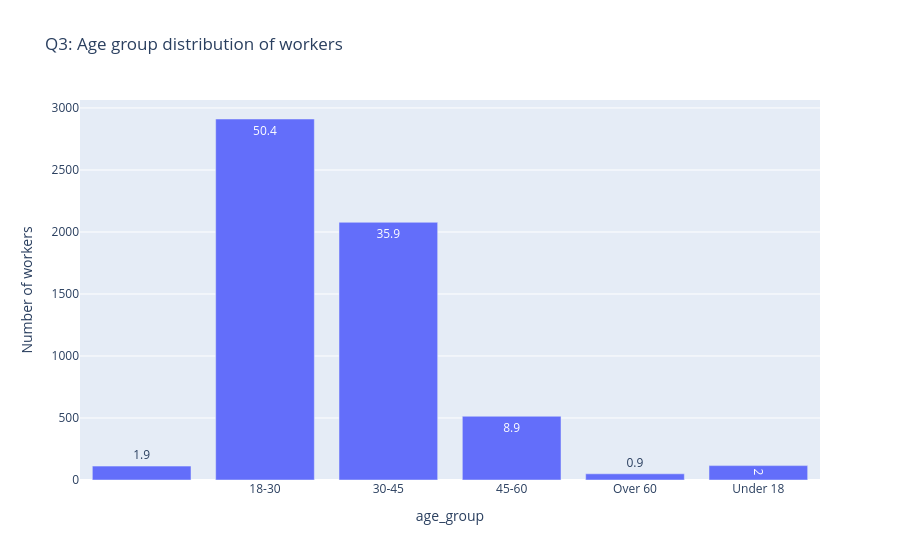

Write notebook code for a chart like this one.
### Markdown cell above
- **Q2.** What is the distribution of the workers by first language?

- The distribution of the workers by first language is very predominantly people whose first language is NOT english, with 81.5% (4713 of 5781) whose first language is not english and only 18.5% (1068 of 5781) whose first lanuage is english. This is also important as people who's first language isn't english may have difficulty picking up on slang, sarcasm, or nuanced language which could potentially prevent them from classifying something as toxic, at the same time this could be the reason they DO mark something as toxic, misreading the underlying intent. It is interesting that though the wikipedia data the workers analyze is in english, the vast majority of workers are not.

### Code cell
# Q3: age group
q3 = pd.DataFrame({
    'count': df['age_group'].value_counts(dropna=False),
    'percent': (df['age_group'].value_counts(normalize=True, dropna=False) * 100).round(1)
}).sort_index()
display(q3)
px.bar(q3, x=q3.index, y='count', text='percent', title='Q3: Age group distribution of workers',
       labels={'x': 'Age group', 'count': 'Number of workers'}).show()

### Figure 1 — Plotly figure (JSON) as saved in the notebook; plotly's stock layout.template omitted (floating-point values rounded to 4 significant figures)
{"data": [{"hovertemplate": "age_group=%{x}<br>Number of workers=%{y}<br>percent=%{text}<extra></extra>", "legendgroup": "", "marker": {"color": "#636efa", "pattern": {"shape": ""}}, "name": "", "orientation": "v", "showlegend": false, "text": [1.9, 50.4, 35.9, 8.9, 0.9, 2.0], "textposition": "auto", "type": "bar", "x": ["", "18-30", "30-45", "45-60", "Over 60", "Under 18"], "xaxis": "x", "y": [112, 2911, 2078, 514, 50, 116], "yaxis": "y"}], "layout": {"barmode": "relative", "legend": {"tracegroupgap": 0}, "title": {"text": "Q3: Age group distribution of workers"}, "xaxis": {"anchor": "y", "domain": [0, 1], "title": {"text": "age_group"}}, "yaxis": {"anchor": "x", "domain": [0, 1], "title": {"text": "Number of workers"}}}}
